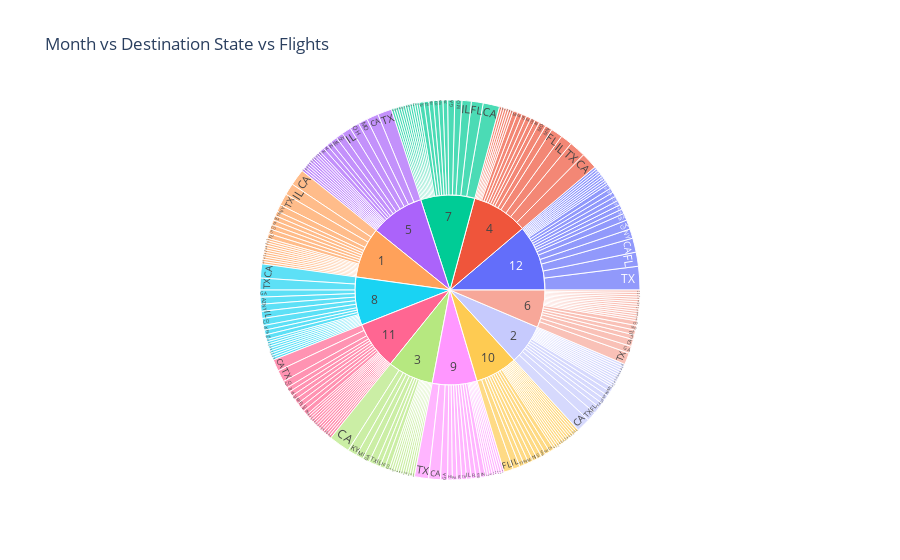

Notebook source saved alongside this figure:
### Markdown cell above
SunBurst Charts

### Code cell
fig=px.sunburst(data, path=['Month', 'DestState'], values='Flights', title='Month vs Destination State vs Flights', labels={'Flights':'Number of Flights'})
fig.show()

### Figure 1 — Plotly figure (JSON) as saved in the notebook; plotly's stock layout.template omitted (floating-point values rounded to 4 significant figures; data arrays with more than 128 entries replaced by an {"elided": "..."} marker saying what was removed)
{"data": [{"branchvalues": "total", "domain": {"x": [0, 1], "y": [0, 1]}, "hovertemplate": "labels=%{label}<br>Number of Flights=%{value}<br>parent=%{parent}<br>id=%{id}<extra></extra>", "ids": {"elided": "260 str values"}, "labels": {"elided": "260 str values"}, "name": "", "parents": {"elided": "260 str values"}, "type": "sunburst", "values": {"elided": "260 float values"}}], "layout": {"legend": {"tracegroupgap": 0}, "title": {"text": "Month vs Destination State vs Flights"}}}
